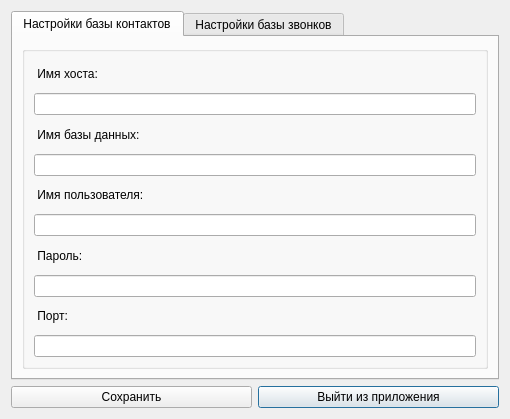
<?xml version="1.0" encoding="UTF-8"?>
<ui version="4.0">
 <class>DatabasesConnectDialog</class>
 <widget class="QDialog" name="DatabasesConnectDialog">
  <property name="geometry">
   <rect>
    <x>0</x>
    <y>0</y>
    <width>510</width>
    <height>419</height>
   </rect>
  </property>
  <property name="windowTitle">
   <string>Подключение к базам данных</string>
  </property>
  <property name="windowIcon">
   <iconset>
    <normaloff>:/images/outcall-logo.png</normaloff>:/images/outcall-logo.png</iconset>
  </property>
  <layout class="QGridLayout" name="gridLayout_3">
   <item row="1" column="1">
    <widget class="QPushButton" name="closeButton">
     <property name="focusPolicy">
      <enum>Qt::TabFocus</enum>
     </property>
     <property name="text">
      <string>Выйти из приложения</string>
     </property>
    </widget>
   </item>
   <item row="1" column="0">
    <widget class="QPushButton" name="saveButton">
     <property name="focusPolicy">
      <enum>Qt::TabFocus</enum>
     </property>
     <property name="text">
      <string>Сохранить</string>
     </property>
    </widget>
   </item>
   <item row="0" column="0" colspan="2">
    <widget class="QTabWidget" name="tabWidget_2">
     <property name="focusPolicy">
      <enum>Qt::StrongFocus</enum>
     </property>
     <property name="currentIndex">
      <number>0</number>
     </property>
     <widget class="QWidget" name="tab_2">
      <attribute name="title">
       <string>Настройки базы контактов</string>
      </attribute>
      <layout class="QGridLayout" name="gridLayout_4">
       <item row="0" column="0">
        <widget class="QGroupBox" name="groupBox_3">
         <property name="focusPolicy">
          <enum>Qt::NoFocus</enum>
         </property>
         <property name="title">
          <string/>
         </property>
         <layout class="QVBoxLayout" name="verticalLayout_6">
          <item>
           <widget class="QLabel" name="serverLabel_2">
            <property name="focusPolicy">
             <enum>Qt::NoFocus</enum>
            </property>
            <property name="text">
             <string> Имя хоста: </string>
            </property>
           </widget>
          </item>
          <item>
           <widget class="QLineEdit" name="hostName_1">
            <property name="enabled">
             <bool>true</bool>
            </property>
            <property name="focusPolicy">
             <enum>Qt::StrongFocus</enum>
            </property>
           </widget>
          </item>
          <item>
           <widget class="QLabel" name="userLabel_2">
            <property name="focusPolicy">
             <enum>Qt::NoFocus</enum>
            </property>
            <property name="text">
             <string> Имя базы данных:</string>
            </property>
           </widget>
          </item>
          <item>
           <widget class="QLineEdit" name="databaseName_1">
            <property name="focusPolicy">
             <enum>Qt::StrongFocus</enum>
            </property>
           </widget>
          </item>
          <item>
           <widget class="QLabel" name="passLabel_2">
            <property name="focusPolicy">
             <enum>Qt::NoFocus</enum>
            </property>
            <property name="text">
             <string> Имя пользователя:</string>
            </property>
           </widget>
          </item>
          <item>
           <widget class="QLineEdit" name="userName_1">
            <property name="focusPolicy">
             <enum>Qt::StrongFocus</enum>
            </property>
            <property name="echoMode">
             <enum>QLineEdit::Normal</enum>
            </property>
           </widget>
          </item>
          <item>
           <widget class="QLabel" name="portLabel_2">
            <property name="focusPolicy">
             <enum>Qt::NoFocus</enum>
            </property>
            <property name="text">
             <string> Пароль:</string>
            </property>
           </widget>
          </item>
          <item>
           <widget class="QLineEdit" name="password_1">
            <property name="focusPolicy">
             <enum>Qt::StrongFocus</enum>
            </property>
            <property name="text">
             <string/>
            </property>
            <property name="echoMode">
             <enum>QLineEdit::Password</enum>
            </property>
           </widget>
          </item>
          <item>
           <widget class="QLabel" name="label">
            <property name="focusPolicy">
             <enum>Qt::NoFocus</enum>
            </property>
            <property name="text">
             <string> Порт:</string>
            </property>
           </widget>
          </item>
          <item>
           <widget class="QLineEdit" name="port_1">
            <property name="focusPolicy">
             <enum>Qt::StrongFocus</enum>
            </property>
           </widget>
          </item>
         </layout>
        </widget>
       </item>
      </layout>
     </widget>
     <widget class="QWidget" name="tab_3">
      <attribute name="title">
       <string>Настройки базы звонков</string>
      </attribute>
      <layout class="QGridLayout" name="gridLayout_2">
       <item row="0" column="0">
        <widget class="QGroupBox" name="groupBox_4">
         <property name="title">
          <string/>
         </property>
         <layout class="QGridLayout" name="gridLayout">
          <item row="0" column="0">
           <widget class="QLabel" name="serverLabel_3">
            <property name="text">
             <string> Имя хоста: </string>
            </property>
           </widget>
          </item>
          <item row="1" column="0">
           <widget class="QLineEdit" name="hostName_2"/>
          </item>
          <item row="2" column="0">
           <widget class="QLabel" name="userLabel_3">
            <property name="text">
             <string> Имя базы данных:</string>
            </property>
           </widget>
          </item>
          <item row="3" column="0">
           <widget class="QLineEdit" name="databaseName_2"/>
          </item>
          <item row="4" column="0">
           <widget class="QLabel" name="passLabel_3">
            <property name="text">
             <string> Имя пользователя:</string>
            </property>
           </widget>
          </item>
          <item row="5" column="0">
           <widget class="QLineEdit" name="userName_2">
            <property name="echoMode">
             <enum>QLineEdit::Normal</enum>
            </property>
           </widget>
          </item>
          <item row="6" column="0">
           <widget class="QLabel" name="portLabel_3">
            <property name="text">
             <string> Пароль:</string>
            </property>
           </widget>
          </item>
          <item row="7" column="0">
           <widget class="QLineEdit" name="password_2">
            <property name="text">
             <string/>
            </property>
            <property name="echoMode">
             <enum>QLineEdit::Password</enum>
            </property>
           </widget>
          </item>
          <item row="8" column="0">
           <widget class="QLabel" name="label_2">
            <property name="text">
             <string> Порт:</string>
            </property>
           </widget>
          </item>
          <item row="9" column="0">
           <widget class="QLineEdit" name="port_2"/>
          </item>
         </layout>
        </widget>
       </item>
      </layout>
     </widget>
    </widget>
   </item>
  </layout>
 </widget>
 <tabstops>
  <tabstop>hostName_1</tabstop>
  <tabstop>databaseName_1</tabstop>
  <tabstop>userName_1</tabstop>
  <tabstop>password_1</tabstop>
  <tabstop>port_1</tabstop>
  <tabstop>saveButton</tabstop>
  <tabstop>closeButton</tabstop>
  <tabstop>tabWidget_2</tabstop>
  <tabstop>hostName_2</tabstop>
  <tabstop>databaseName_2</tabstop>
  <tabstop>userName_2</tabstop>
  <tabstop>password_2</tabstop>
  <tabstop>port_2</tabstop>
 </tabstops>
 <resources/>
 <connections/>
</ui>
